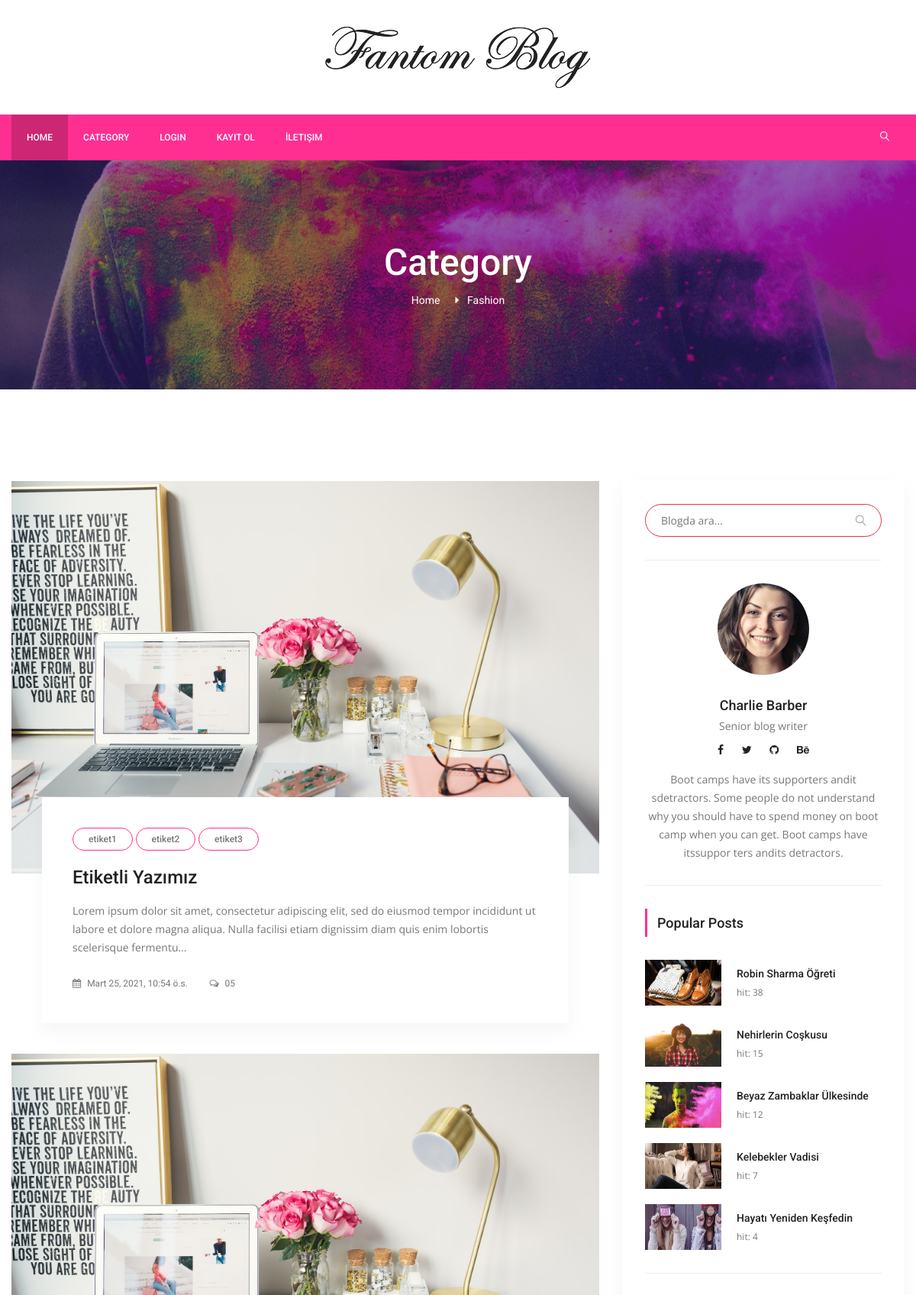
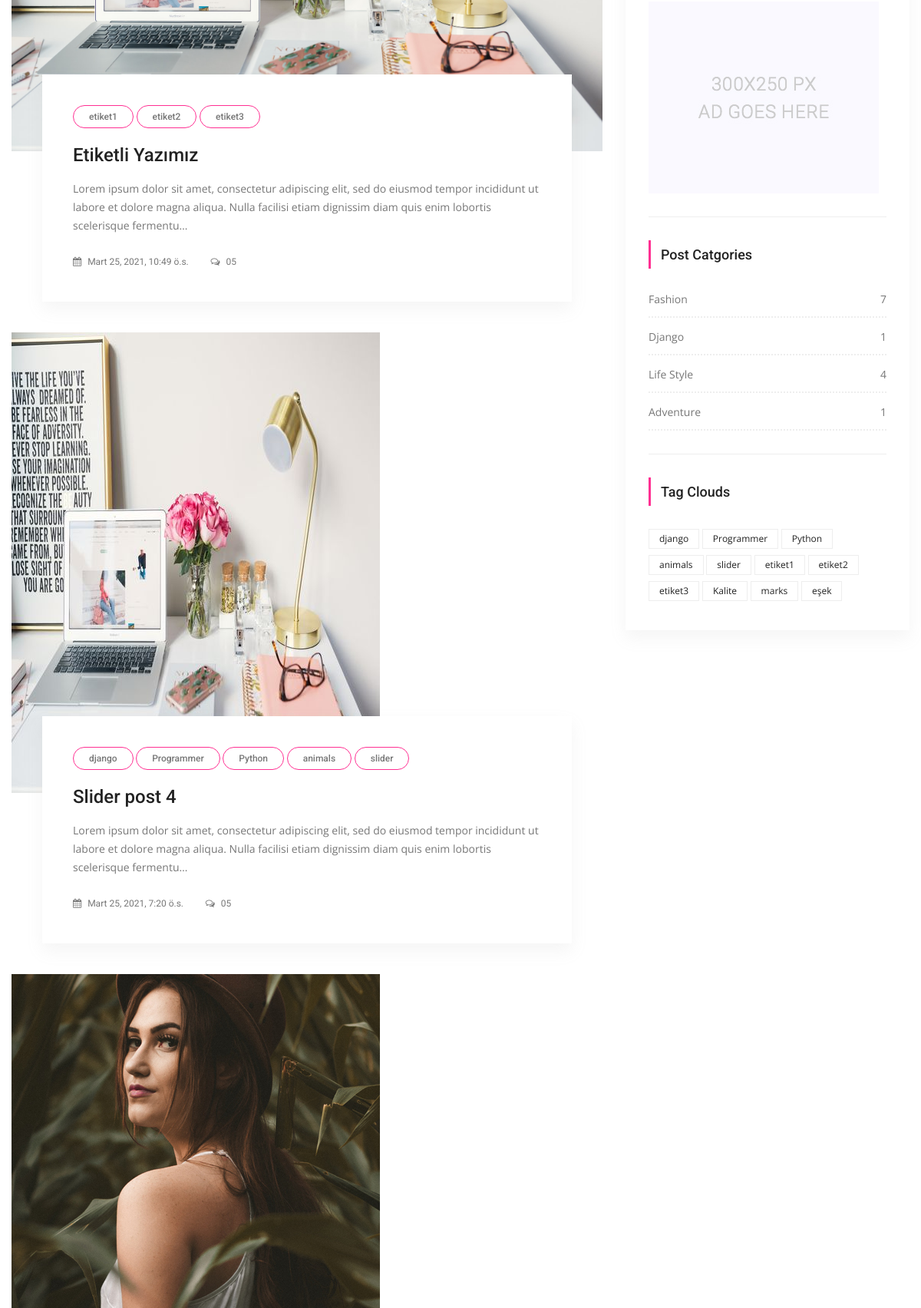
/category/1/fashion (upper part), run on the app's committed database (2 pictures, top to bottom).
### posts/models.py (models this page shows, shortened)
class Category(models.Model):
    title = models.CharField(max_length=250)
    slug = models.SlugField(editable=False)
    def post_count(self):
        return self.posts.all().count() #posts -> related_name="posts" dan geliyor..

class Post(models.Model):
    title = models.CharField(max_length=150)
    content = models.TextField()
    publishing_date = models.DateTimeField(auto_now_add=True)
    image = models.ImageField(null=True,blank=True, upload_to='resimler/',default="resimler/sean-o-KMn4VEeEPR8-unsplash.jpg")
    user = models.ForeignKey(settings.AUTH_USER_MODEL, on_delete=models.CASCADE, default=1)#ForeignKey -> 1'e çok yani, 1 kullanıcı bir sürü yazı ekleyebilir ilişkisi
    slug = models.SlugField(default="slug", editable=False)
    category = models.ForeignKey(Category,on_delete=models.CASCADE, default=1, related_name="posts")#1 Category'nin ->BİR SÜRÜ POSTU OLABİLİR , category -> one, Post Many
    tag = models.ManyToManyField(Tag,related_name="posts", blank=True)
    slider_post = models.BooleanField(default=False)
    hit=models.PositiveIntegerField(default=0)
    """
   1 user -> Bir sürü yazısı olabilir, fakat 1 yazının(Aynı yazı) bir sürü useri olamaz :ForeignKey
    1 etiket bir çok posta ait olabilir, aynı zamanda o yazıda bir çok etikete sahip olabilir:ManyToMany
    """

class Tag(models.Model):
    title = models.CharField(max_length = 50)
    slug = models.SlugField(editable = False )
    def __str__(self):
        return self.title

### posts/views.py (the view)
# urls.py: path('category/<int:pk>/<slug:slug>',CategoryDetail.as_view(), name='category_detail'),
class CategoryDetail(ListView):
    model = Post # Postları listeyeceğiz
    template_name = 'categories/category_detail.html'
    context_object_name = 'posts'
    paginate_by = 5
    def get_queryset(self):
        self.category= get_object_or_404(Category,pk=self.kwargs['pk'])
        return Post.objects.filter(category=self.category).order_by('-id')
    def get_context_data(self, **kwargs):
        context= super(CategoryDetail, self).get_context_data(**kwargs)
        self.category = get_object_or_404(Category,pk=self.kwargs['pk'])
        context['category'] = self.category
        return context

### posts/templatetags/custom_tags.py (called while the page is built)
@register.simple_tag(name="categories")
def all_categories():
    return Category.objects.all()

@register.simple_tag(name="tags")
def all_tags():
    return Tag.objects.all()

@register.simple_tag(name="hit_posts")
def hit_posts():
    return Post.objects.order_by('-hit')[:5] # 5 tane post gösterir.

### templates/categories/category_detail.html (shortened to what this page needs)
{% extends 'base.html' %}
{% load static %}
    {% block content %}
        <section class="banner_area">
            <div class="banner_inner d-flex align-items-center">
            	<div class="overlay bg-parallax" data-stellar-ratio="0.9" data-stellar-vertical-offset="0" data-background=""></div>
				<div class="container">
					<div class="banner_content text-center">
						<h2>Category</h2>
						<div class="page_link">
							<a href="{% url 'index' %}">Home</a>
                            <a href="#">{{ category.title }}</a>
						</div>
					</div>
				</div>
            </div>
        </section>
        <section class="blog_area p_120">
            <div class="container">
                <div class="row">
                    <div class="col-lg-8">
                        <div class="blog_left_sidebar">
                        {% for post in posts %}
                            <article class="blog_style1">
                            	<div class="blog_img">
                            		<img class="img-fluid" src="{{ post.image.url }}" alt="">
                            	</div>
                            	<div class="blog_text">
									<div class="blog_text_inner">
                                        {% for tag in post.tag.all %}
										<a class="cat" href="{% url 'tag_detail' tag.slug %}">{{ tag.title }}</a>
                                        {% endfor %}
										<a href="{% url 'detail' pk=post.id slug=post.slug %}"><h4>{{ post.title }}</h4></a>
										<p>{{ post.content | safe | truncatechars_html:200 }}</p>
										<div class="date">
											<a href="#"><i class="fa fa-calendar" aria-hidden="true"></i> {{ post.publishing_date }}</a>
											<a href="#"><i class="fa fa-comments-o" aria-hidden="true"></i> 05</a>
										</div>
									</div>
                            	</div>
                            </article>
                        {% endfor %}
                       </div>
                    </div>
                    {% include 'right_side.html' %}
                </div>
            </div>
        </section>
   {% endblock %}

### templates/right_side.html
{% load static %}
{% load custom_tags %}
  <div class="col-lg-4">
            <div class="blog_right_sidebar">
                <aside class="single_sidebar_widget search_widget">
                    <form action="{% url 'search' %}" method="get">
                    <div class="input-group ">
                            <input type="text" class="form-control border-danger" placeholder="Blogda ara..." name="q">
                            <span class="input-group-btn">
                                <button class="btn btn-default" type="button"><i class="lnr lnr-magnifier"></i></button>
                            </span>
                    </div> </form>
                    <div class="br"></div>
                </aside>
                <aside class="single_sidebar_widget author_widget">
                    <img class="author_img rounded-circle" src="{% static "img/blog/author.png" %}" alt="">
                    <h4>Charlie Barber</h4>
                    <p>Senior blog writer</p>
                    <div class="social_icon">
                        <a href="#"><i class="fa fa-facebook"></i></a>
                        <a href="#"><i class="fa fa-twitter"></i></a>
                        <a href="#"><i class="fa fa-github"></i></a>
                        <a href="#"><i class="fa fa-behance"></i></a>
                    </div>
                    <p>Boot camps have its supporters andit sdetractors. Some people do not understand why you should have to spend money on boot camp when you can get. Boot camps have itssuppor ters andits detractors.</p>
                    <div class="br"></div>
                </aside>
                <aside class="single_sidebar_widget popular_post_widget">
                    <h3 class="widget_title">Popular Posts</h3>
                    {% hit_posts as posts %}
                    {% for post in posts %}
                        <div class="media post_item">
                        <img src="{{ post.image.url }}" alt="post" style="width:100px;height:60px;">
                        <div class="media-body">
                            <a href="{% url 'detail'  post.id post.slug %}"><h3>{{ post.title }}</h3></a>
                            <p>hit: {{ post.hit }}</p>
                        </div>
                    </div>
                    {% endfor %}
                    <div class="br"></div>
                </aside>
                <aside class="single_sidebar_widget">
                    <a href="#"><img class="img-fluid" src="{% static "img/blog/add.jpg" %}" alt=""></a>
                    <div class="br"></div>
                </aside>
                <aside class="single_sidebar_widget post_category_widget">
                    <h4 class="widget_title">Post Catgories</h4>
                    <ul class="list cat-list">
                       {% categories as categories %}
                        {% for category in categories %}
                        <li>
                            <a href="{% url 'category_detail' pk=category.id slug=category.slug %}" class="d-flex justify-content-between">
                                <p>{{ category.title }}</p>
                                <p>{{ category.post_count }}</p>
                            </a>
                        </li>
                        {% endfor %}
                    </ul>
                    <div class="br"></div>
                </aside>
                <aside class="single-sidebar-widget tag_cloud_widget">
                    <h4 class="widget_title">Tag Clouds</h4>
                    <ul class="list">
                        {% tags as etiketler %}
                        {% for etiket in etiketler %}
                        <li><a href="{% url 'tag_detail' etiket.slug %}">{{ etiket }}</a></li>
                        {% endfor %}
                    </ul>
                </aside>
            </div>
        </div>

### data on the page
Category: title "Fashion", post_count "7"
Post: image (picture), title "Etiketli Yazımız", content "Lorem ipsum dolor sit amet, consectetur adipiscing elit, sed do eiusmod tempor incididunt ut labore et dolore magna aliqua. Nulla facilisi etiam dignissim diam quis enim lobortis scelerisque fermentu…", publishing_date "Mart 25, 2021, 10:54 ö.s."
Tag: title "etiket1"
Tag: title "etiket2"
Tag: title "etiket3"
Post: image (picture), title "Etiketli Yazımız", content "Lorem ipsum dolor sit amet, consectetur adipiscing elit, sed do eiusmod tempor incididunt ut labore et dolore magna aliqua. Nulla facilisi etiam dignissim diam quis enim lobortis scelerisque fermentu…", publishing_date "Mart 25, 2021, 10:49 ö.s."
Post: image (picture), title "Slider post 4", content "Lorem ipsum dolor sit amet, consectetur adipiscing elit, sed do eiusmod tempor incididunt ut labore et dolore magna aliqua. Nulla facilisi etiam dignissim diam quis enim lobortis scelerisque fermentu…", publishing_date "Mart 25, 2021, 7:20 ö.s."
Tag: title "django"
Tag: title "Programmer"
Tag: title "Python"
Tag: title "animals"
Tag: title "slider"
Post: image (picture)
Post: image (picture), title "Robin Sharma Öğreti", hit "38"
Post: image (picture), title "Nehirlerin Coşkusu", hit "15"
Post: image (picture), title "Beyaz Zambaklar Ülkesinde", hit "12"
Post: image (picture), title "Kelebekler Vadisi", hit "7"
Post: image (picture), title "Hayatı Yeniden Keşfedin", hit "4"
Category: title "Django", post_count "1"
Category: title "Life Style", post_count "4"
Category: title "Adventure", post_count "1"
Tag: title "Kalite"
Tag: title "marks"
Tag: title "eşek"
